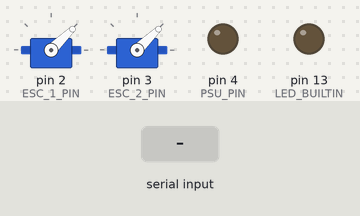
Simulated run of this program. Board: Arduino Nano, built with avr-gcc and run on an emulated ATmega328P. On the bench: 2 × servo, output pins drawn as LEDs (lit = HIGH). The test bench sets the inputs (shaded band). What the program prints to the serial monitor is not drawn.

Above: at 6.2 s.
6.3 s: "P,45\n" received over Serial
At 6.9 s:
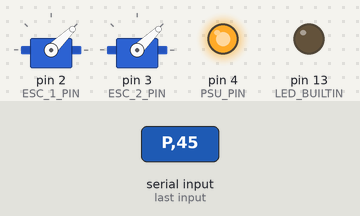
7.8 s: "T90\n" received over Serial
At 9.2 s:
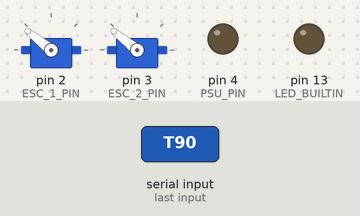
Timing chart, 0 to 11.8 s (numbered marks = the images above; inputs shaded):
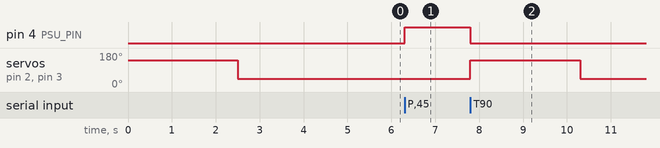

The program:

main.cpp
```cpp
#include <Arduino.h>

#include <Servo.h>

#define MAX_PERIOD 2000
#define MIN_PERIOD 1000

#define ESC_1_PIN  2
#define ESC_2_PIN  3
#define PSU_PIN    4


Servo esc1;
Servo esc2;

// PSU macros
#define PSU_ON()  { digitalWrite(PSU_PIN, 0); \
                    Serial.println(F("PSU ON")); \
                    delay(500); \
                    psuOn = true; \
                  } // PSU delay to wait for PSU to turn on
#define PSU_OFF() { esc1.writeMicroseconds(MIN_PERIOD); \
                    esc2.writeMicroseconds(MIN_PERIOD); \
                    digitalWrite(PSU_PIN, 1); \
                    Serial.println(F("PSU OFF")); \
                    psuOn = false; \
                  }

// Serial macros
#define SERIAL_FLUSH() while (Serial.available()) Serial.read() // Clear the remaining data in the serial buffer
#define SPEED_PROMPT() SERIAL_FLUSH(); Serial.print(F("Set interval (1000-2000us): "))


bool psuOn = false;

/**
 * Initialises ESCs with correct startup sequence
 *
 * This calibrates the max and min period durations.
*/
void init_esc() {
  Serial.println(F("ESC init start"));
  esc1.attach(ESC_1_PIN);
  esc2.attach(ESC_2_PIN);

  // Calibration sequence
  esc1.writeMicroseconds(MAX_PERIOD);
  esc2.writeMicroseconds(MAX_PERIOD);

  PSU_ON();
  Serial.println(F("Calibrate max duty"));
  delay(2000); // ESC timeout
  Serial.println(F("Calibrate min duty"));
  esc1.writeMicroseconds(MIN_PERIOD);
  esc2.writeMicroseconds(MIN_PERIOD);
  delay(2500);

  Serial.println(F("ESC init done"));
}


void setup() {
  // Init serial
  Serial.begin(115200);
  Serial.println(F("Start"));

  pinMode(LED_BUILTIN, OUTPUT);
  pinMode(PSU_PIN, OUTPUT);

  // Switch off PSU initially
  PSU_OFF();

  // Init ESC with startup sequence
  init_esc();

  // This line signals to hosts that the initialisation sequence has completed
  Serial.println(F("Ready"));

  SPEED_PROMPT();
}


void loop() {
  // Pull out all variables used in loop for better "memory management"
  uint32_t rawRead, interval;
  char act;

  // Command format: <TBSO>[speed]
  if (Serial.available()) {
    act = Serial.read();

    switch (act) {
      case 'T': // Top ESC
      case 'B': // Bottom ESC
      case 'P': // PSU actions
        break;
      case 'S': // Stop all motors
        esc1.writeMicroseconds(MIN_PERIOD);
        esc2.writeMicroseconds(MIN_PERIOD);
        Serial.println(F("Stopped all ESCs"));
        goto prompt;
      default:
        Serial.println(F("Invalid format, expected motor ID"));
        goto prompt;
    }

    // Make sure next character in buffer is a valid number
    // FIXME: peek() call always returns 0xff, find out why
    /* next = Serial.peek();
    if (next < '0' || next > '9') { // Invalid char
      Serial.print(F("Expected number after command, got ")); Serial.println(next);
      goto prompt;
    } */

    rawRead = Serial.parseInt(SKIP_NONE);
    if (act == 'P') {
      if (rawRead == 0) PSU_OFF() else init_esc();
    } else {
      interval = constrain(rawRead, MIN_PERIOD, MAX_PERIOD);
      // Turn on the PSU if it isn't already
      if (!psuOn) init_esc();
      // Write us to ESC
      act == 'T' ? esc1.writeMicroseconds(interval) : esc2.writeMicroseconds(interval);
      // Print interval
      Serial.print(F("Set interval of ESC <")); Serial.print(act); Serial.print(F("> to "));
      Serial.print(interval); Serial.println(F("us"));
    }

    goto prompt;
  }

  return;
  prompt:
    SPEED_PROMPT();
    return;
}
```

Measured:
- after the input at 6.3 s, pin 4 (PSU_PIN): LOW → HIGH at once
- after the input at 7.8 s, pin 4 (PSU_PIN): HIGH → LOW at once; servo on pin 2 (ESC_1_PIN), servo on pin 3 (ESC_2_PIN): 44° → 141° at once, → 44° 2.5 s later
